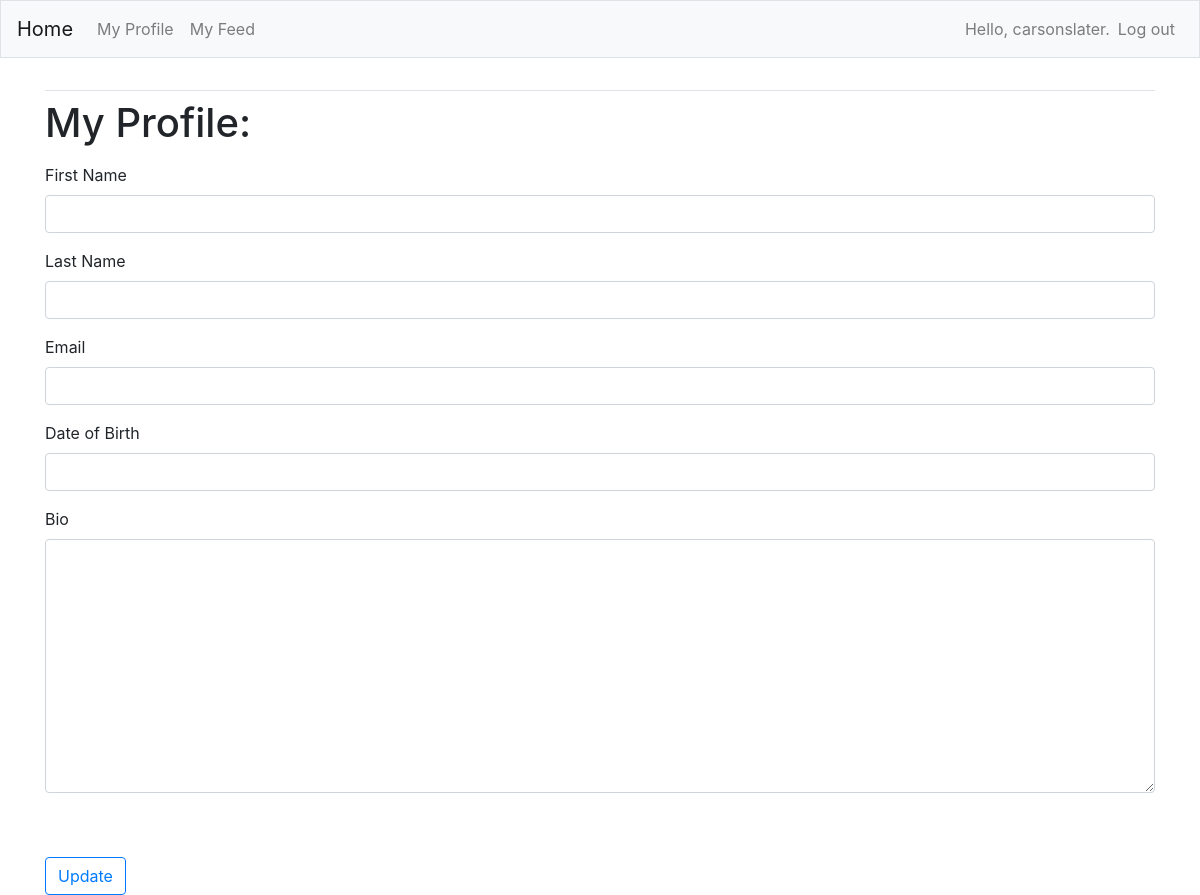
The page /profile/ (signed in) on the database as committed earlier.
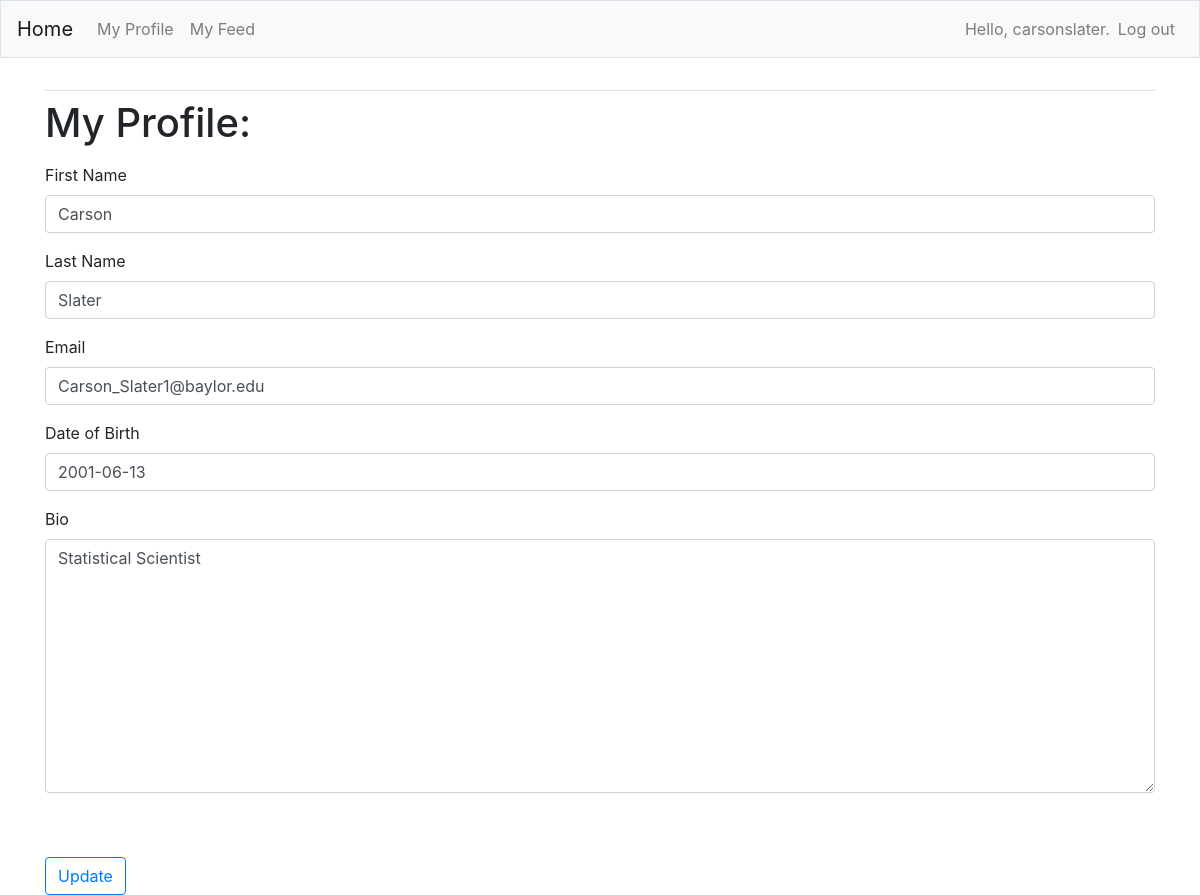
The same page on the database as committed later.
### FeedApp/models.py (models this page shows, shortened)
class Profile(models.Model):
    first_name = models.CharField(max_length=200, blank=True)
    last_name = models.CharField(max_length=200, blank=True)
    email = models.EmailField(max_length=300, blank=True)
    dob = models.DateField(null=True, blank=True)
    bio = models.TextField(blank=True)
    user = models.OneToOneField(User, on_delete=models.CASCADE)
    friends = models.ManyToManyField(User, blank=True, related_name="friends")
    created = models.DateTimeField(auto_now_add=True)
    updated = models.DateTimeField(auto_now=True)

### FeedApp/views.py (the view)
# urls.py: path('profile/', views.profile, name='profile'),
@login_required
def profile(request):
    profile = Profile.objects.filter(user=request.user)
    if not profile.exists():
        Profile.objects.create(user=request.user) # Profile is the model here
    profile = Profile.objects.get(user=request.user)
    if request.method != 'POST':
        form = ProfileForm(instance=profile) # we need a specific instance
    else:
        form = ProfileForm(instance=profile, data=request.POST)
        if form.is_valid():
            form.save()
            return redirect('FeedApp:profile')
    context = {'form': form}
    return render(request, 'FeedApp/profile.html', context)

### FeedApp/forms.py
class ProfileForm(forms.ModelForm):
    class Meta:
        model = Profile
        fields = ["first_name", "last_name", "email", "dob", "bio"]
        labels = {
            "first_name": "First Name",
            "last_name": "Last Name",
            "email": "Email",
            "dob": "Date of Birth",
            "bio": "Bio",
        }

### FeedApp/templates/FeedApp/profile.html (shortened to what this page needs)
{% extends "FeedApp/base.html" %}
{% load bootstrap4 %}
{% load crispy_forms_tags %}
{% block content %}
<h1>
    <p>My Profile:</p>
</h1>
<form action="{% url 'FeedApp:profile' %}" method="post">
    {{ form|crispy }}
    <br><br>
    <button name="submit" class="btn btn-outline-primary">Update</button>
</form>
{% endblock content %}

Rows that differ between the two databases and show on the page:
changed Profile: first_name (not shown) → "Carson"; last_name (not shown) → "Slater"; email (not shown) → "Carson_Slater1@baylor.edu"; dob (not shown) → "2001-06-13"; bio (not shown) → "Statistical Scientist"
